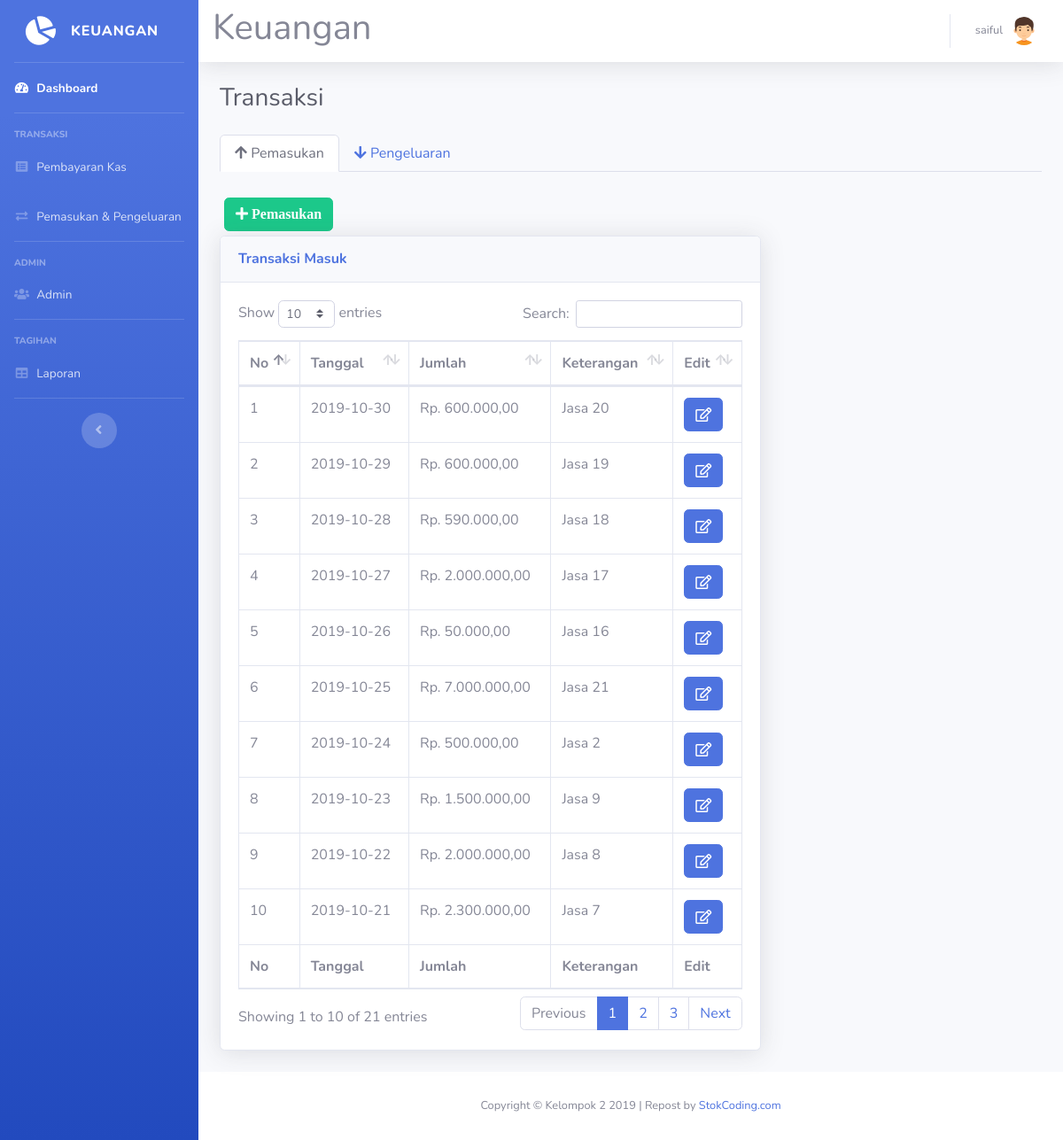
The page /transaksi.php (signed in) on the database its author committed.
### tables this page shows
CREATE TABLE `pemasukan` (
  `id_pemasukan` int(11) NOT NULL,
  `tgl_pemasukan` date NOT NULL,
  `jumlah` int(11) NOT NULL,
  `keterangan` varchar(100) NOT NULL,
  `id_sumber` int(11) DEFAULT NULL
);

### transaksi.php (the view, shortened to what this page needs)
<!DOCTYPE html>
<html lang="en">
<head>
  <link href="vendor/fontawesome-free/css/all.min.css" rel="stylesheet" type="text/css">
  <link href="css/sb-admin-2.min.css" rel="stylesheet">
  <link href="vendor/datatables/dataTables.bootstrap4.min.css" rel="stylesheet">
  <script src="https://cdn.jsdelivr.net/npm/@tailwindcss/browser@4"></script>
</head>
<body id="page-top">
<?php
require 'koneksi.php';
require 'sidebar.php';
?>
  <div id="content">
<?php require 'navbar.php'; ?>
    <div class="container-fluid">
      <div class="d-sm-flex align-items-center justify-content-between mb-4">
        <h1 class="h3 mb-0 text-gray-800">Transaksi</h1>
      </div>
      <ul class="nav nav-tabs mb-4" id="transaksiTab" role="tablist">
        <li class="nav-item">
          <a class="nav-link active" id="pendapatan-tab" data-toggle="tab" href="#tab-pendapatan" role="tab" aria-controls="tab-pendapatan" aria-selected="true">
            <i class="fas fa-arrow-up"></i> Pemasukan
          </a>
        </li>
        <li class="nav-item">
          <a class="nav-link" id="pengeluaran-tab" data-toggle="tab" href="#tab-pengeluaran" role="tab" aria-controls="tab-pengeluaran" aria-selected="false">
            <i class="fas fa-arrow-down"></i> Pengeluaran
          </a>
        </li>
      </ul>
      <div class="tab-content" id="transaksiTabContent">
        <div class="tab-pane fade show active" id="tab-pendapatan" role="tabpanel" aria-labelledby="pendapatan-tab">
          <div class="row">
            <div class="col-xl-8 col-lg-12">
              <button type="button" class="btn btn-success" style="margin:5px" data-toggle="modal" data-target="#myModalTambahPemasukan">
                <i class="fa fa-plus"> Pemasukan</i>
              </button><br>
              <div class="card shadow mb-4">
                <div class="card-header py-3">
                  <h6 class="m-0 font-weight-bold text-primary">Transaksi Masuk</h6>
                </div>
                <div class="card-body">
                  <div class="table-responsive">
                    <table class="table table-bordered" id="dataTable" width="100%" cellspacing="0">
                      <thead>
                        <tr>
                          <th>No</th>
                          <th>Tanggal</th>
                          <th>Jumlah</th>
                          <th>Keterangan</th>
                          <th>Edit</th>
                        </tr>
                      </thead>
                      <tfoot>
                        <tr>
                          <th>No</th>
                          <th>Tanggal</th>
                          <th>Jumlah</th>
                          <th>Keterangan</th>
                          <th>Edit</th>
                        </tr>
                      </tfoot>
                      <tbody>
<?php
$query = mysqli_query($koneksi, "SELECT * FROM pemasukan ORDER BY tgl_pemasukan DESC, id_pemasukan DESC");
$no = 1;
while ($data = mysqli_fetch_assoc($query)) {
?>
                        <tr>
                          <td><?= $no++; ?></td>
                          <td><?= $data['tgl_pemasukan'] ?></td>
                          <td>Rp. <?= number_format($data['jumlah'], 2, ',', '.'); ?></td>
                          <td><?= htmlspecialchars($data['keterangan'], ENT_QUOTES, 'UTF-8'); ?></td>
                          <td>
                            <a href="#" type="button" class="fa fa-edit btn btn-primary btn-md" data-toggle="modal" data-target="#modalPemasukan<?= $data['id_pemasukan']; ?>"></a>
                          </td>
                        </tr>
<?php
}
?>
                      </tbody>
                    </table>
                  </div>
                </div>
              </div>
            </div>
          </div>
        </div>
      </div>
    </div>
  </div>
<?php require 'footer.php'?>
    </div>
  </div>
</body>
</html>

### rows shown on the page
pemasukan: tgl_pemasukan "2019-10-30", jumlah "600.000,00", keterangan "Jasa 20"
pemasukan: tgl_pemasukan "2019-10-29", jumlah "600.000,00", keterangan "Jasa 19"
pemasukan: tgl_pemasukan "2019-10-28", jumlah "590.000,00", keterangan "Jasa 18"
pemasukan: tgl_pemasukan "2019-10-27", jumlah "2.000.000,00", keterangan "Jasa 17"
pemasukan: tgl_pemasukan "2019-10-26", jumlah "50.000,00", keterangan "Jasa 16"
pemasukan: tgl_pemasukan "2019-10-25", jumlah "7.000.000,00", keterangan "Jasa 21"
pemasukan: tgl_pemasukan "2019-10-24", jumlah "500.000,00", keterangan "Jasa 2"
pemasukan: tgl_pemasukan "2019-10-23", jumlah "1.500.000,00", keterangan "Jasa 9"
pemasukan: tgl_pemasukan "2019-10-22", jumlah "2.000.000,00", keterangan "Jasa 8"
pemasukan: tgl_pemasukan "2019-10-21", jumlah "2.300.000,00", keterangan "Jasa 7"

### other values the page prints
$_SESSION['nama'] "saiful"
